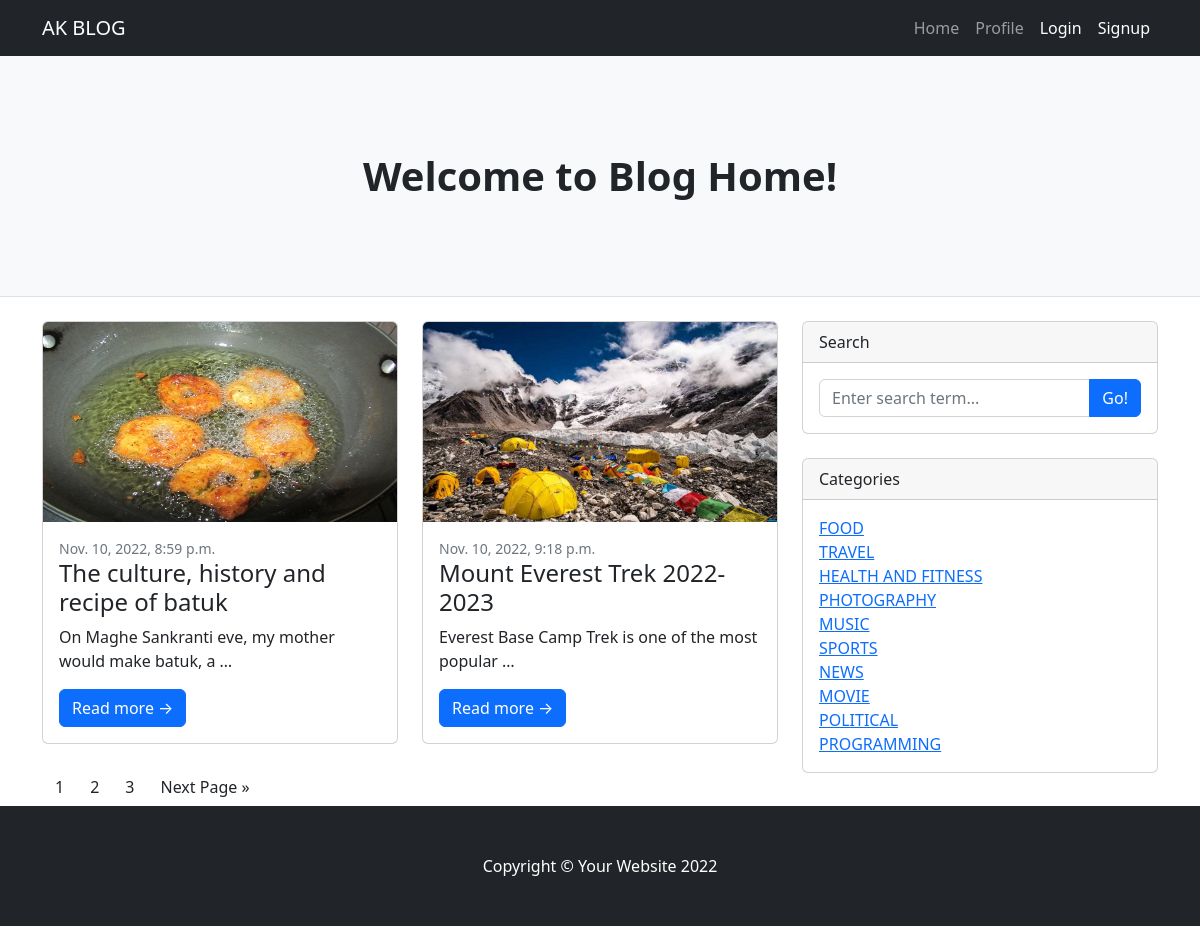
Page /blog/home/ on the committed database.
### blog/models.py (models this page shows, shortened)
class Post(models.Model):
    STATUS_CHOICES = (
        ("DRAFT","DRAFT"),
        ("PUBLISHED", "PUBLISHED"),
    )
    title = models.CharField(max_length=255)
    slug = models.CharField(max_length=255, unique=True)
    author = models.ForeignKey(User, on_delete=models.CASCADE)
    category = models.ForeignKey(Category, on_delete=models.CASCADE)
    body = models.TextField()
    image = models.ImageField(upload_to="images/blog/%Y/%m/%d", default="images/blog/default.jpg")
    status = models.CharField(max_length=20, choices=STATUS_CHOICES, default="DRAFT")
    created = models.DateTimeField(auto_now_add=True)
    updated = models.DateTimeField(auto_now = True)
    published = models.DateTimeField(default=timezone.now)
    def get_absolute_url(self):
        return reverse("blog:post_detail", kwargs={"pk": self.pk, "slug":self.slug})

class Category(models.Model):
    name = models.CharField(max_length=255, unique=True)
    def __str__(self):
        return self.name

### blog/views.py (the view)
# urls.py: path("home/", HomePostListView.as_view(), name="home"),
class HomePostListView(ListView):
    model = Post
    paginate_by = 2
    context_object_name = "posts"
    template_name = "blog/index.html"
    def get_queryset(self):
        return Post.objects.all().filter(status="PUBLISHED")
    def get_context_data(self, **kwargs):
        context=super().get_context_data(**kwargs)
        context['category'] = Category.objects.all()
        return context

### templates/blog/index.html (shortened to what this page needs)
{% extends 'base.html' %}
{% block content %}
   <header class="py-5 bg-light border-bottom mb-4">
    <div class="container">
        <div class="text-center my-5">
            <h1 class="fw-bolder">Welcome to Blog Home!</h1>
        </div>
    </div>
</header>
<div class="container">
    <div class="row">
        <div class="col-lg-8">
            <div class="row">
                {% for posts in page_obj %}
                    <div class="col-lg-6">
                        <div class="card mb-4">
                            <a href="#!"><img class="card-img-top" height="200px" src="{{posts.image.url}}" alt="..." /></a>
                            <div class="card-body">
                                <div class="small text-muted">{{posts.published}}</div>
                                <h2 class="card-title h4">{{posts.title}}</h2>
                                <p class="card-text">{{posts.body | truncatewords:10}}</p>
                                <a class="btn btn-primary" href="{{posts.get_absolute_url}}">Read more →</a>
                            </div>
                        </div>
                    </div>
                {% endfor %}
            </div>
            <div class="pagination">
                {% for num in page_obj.paginator.page_range %}
                    {% if page_obj.number == num %}
                        <a href="?page={{ num }}" class="btn">{{ num }}</a>
                    {% elif num > page_obj.number|add:'-3' and num < page_obj.number|add:'3' %}
                        <a href="?page={{ num }}" class="btn">{{ num }}</a>
                    {% endif %}
                {% endfor %}
                {% if page_obj.has_next %}
                <a href="?page={{ page_obj.next_page_number }}" class="btn">Next Page »</a>
                {% endif %}
            </div>
        </div>
        <div class="col-lg-4">
            <div class="card mb-4">
                <div class="card-header">Search</div>
                <div class="card-body">
                    <div class="input-group">
                        <input class="form-control" type="text" placeholder="Enter search term..." aria-label="Enter search term..." aria-describedby="button-search" />
                        <button class="btn btn-primary" id="button-search" type="button">Go!</button>
                    </div>
                </div>
            </div>
            <div class="card mb-4">
                <div class="card-header">Categories</div>
                <div class="card-body">
                    <div class="row">
                        <div class="col-sm">
                            <ul class="list-unstyled mb-0">
                                {% for cat in category %}
                                    <li><a href="#!">{{cat}}</a></li>
                                {% endfor %}
                            </ul>
                        </div>
                    </div>
                </div>
            </div>
        </div>
    </div>
</div>
{% endblock content %}

### rows in the picture
Post: image (picture), published "Nov. 10, 2022, 8:59 p.m.", title "The culture, history and recipe of batuk", body "On Maghe Sankranti eve, my mother would make batuk, a …"
Post: image (picture), published "Nov. 10, 2022, 9:18 p.m.", title "Mount Everest Trek 2022-2023", body "Everest Base Camp Trek is one of the most popular …"
Category: name "FOOD"
Category: name "TRAVEL"
Category: name "HEALTH AND FITNESS"
Category: name "PHOTOGRAPHY"
Category: name "MUSIC"
Category: name "SPORTS"
Category: name "NEWS"
Category: name "MOVIE"
Category: name "POLITICAL"
Category: name "PROGRAMMING"

### other values in the picture
{{ num }} "1"
{{ num }} "2" "3"
